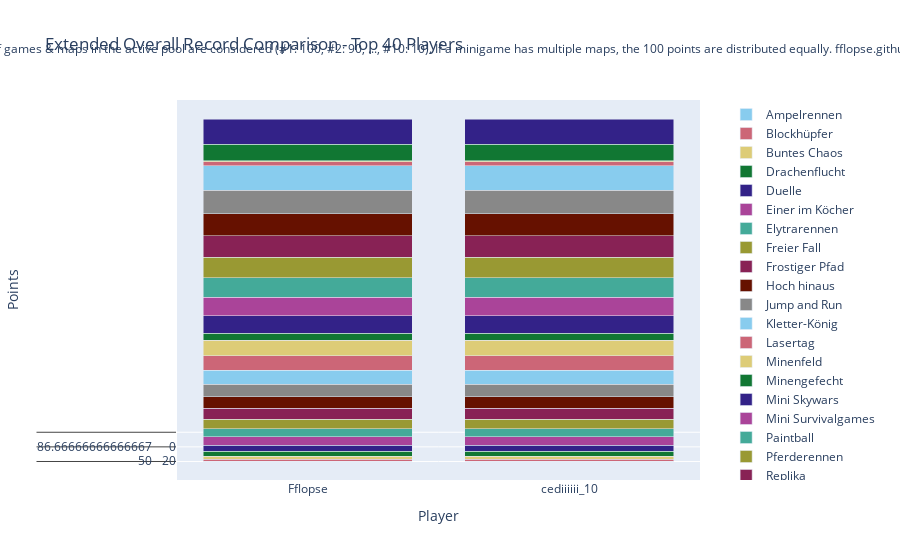

Source (notebook cell):
### Code cell
import plotly.graph_objects as go

# Sum all columns to get the total score
outDf['Total'] = outDf.sum(axis=1)

# Sort by total score and fill N/A values with 0
outDf = outDf.sort_values(by='Total', ascending=False).fillna(0)

# Crop to top 10 players
cropDf = outDf.head(40).copy()

# Drop the 'Total' column for plotting
cropDf = cropDf.drop(columns=['Total'])

# Create a color palette
color_palette = px.colors.qualitative.Safe

# Create the stacked bar plot
fig = go.Figure()

for column in cropDf.columns.difference(['Player']):
    fig.add_trace(go.Bar(
        x=cropDf.index,
        y=cropDf[column],
        name=column,
        marker_color=color_palette[len(fig.data) % len(color_palette)]
    ))

# Update layout
fig.update_layout(
    barmode='stack',
    title='Extended Overall Record Comparison - Top 40 Players',
    xaxis=dict(title='Player'),
    yaxis=dict(title='Points'),
    #height=800,
    #width=1000,
    legend=dict(
        x=1.05,
        y=0.5,
        traceorder='normal',
        font=dict(size=12),
        bgcolor='rgba(255, 255, 255, 0)',
        bordercolor='rgba(0, 0, 0, 0)'
    ),
    margin=dict(r=200),  # Adjust right margin to make room for the legend
    annotations=[
        dict(
            x=0.5,
            y=1.1635,
            xref='paper',
            yref='paper',
            text='Max 100 points per minigame. Records #1 through #10 of games & maps in the active pool are considered (#1: 100, #2: 90, ..., #10: 10). If a minigame has multiple maps, the 100 points are distributed equally. fflopse.github.io/MCP-Records/data-analysis/global-ranking.ipynb',
            showarrow=False,
            font=dict(size=12),
            xanchor='center'
        )
    ]
)

fig.show()

# save the plot as an html file

fig.write_html('out/ext_overall_record_comparison.html')

### Figure 1 — Plotly figure (JSON) as saved in the notebook; plotly's stock layout.template omitted (floating-point values rounded to 4 significant figures)
{"data": [{"marker": {"color": "rgb(136, 204, 238)"}, "name": "Ampelrennen", "type": "bar", "x": ["Fflopse", "cediiiiii_10", "Gobo9", "PedroZockt", "HerrDante", "ReichesBrot", "_n3d", "Ex4cted", "yiiq", "JOW23", "lizsyy", "DarkCobweb", "camman18YT", "2wc", "Ninivee", "yzvm", "Grapfen", "Sey__", "Umgfoin", "KakaMC", "miridis41", "ffawks", "h4nnes", "Gerrygames", "Davinci_Son", "Sower_", "TheFabo", "2B9", "LeWi_100", "zBro", "unausgesprochen", "DieserBear", "Schmaarek", "GeneralEnte06", "lolisamasan", "Lubottus", "M0osebumps", "Freeeedom", "Gummibearchen", "frutigall"], "y": [[50, 50], [20, 20], [50, 50], [75, 75], [30, 30], [10, 10], [25, 25], [45, 45], [0, 0], [0, 0], [15, 15], [0, 0], [0, 0], [0, 0], [0, 0], [0, 0], [0, 0], [40, 40], [0, 0], [0, 0], [25, 25], [0, 0], [0, 0], [0, 0], [0, 0], [0, 0], [0, 0], [0, 0], [0, 0], [0, 0], [35, 35], [0, 0], [0, 0], [0, 0], [0, 0], [0, 0], [0, 0], [0, 0], [0, 0], [0, 0]]}, {"marker": {"color": "rgb(204, 102, 119)"}, "name": "Blockhüpfer", "type": "bar", "x": ["Fflopse", "cediiiiii_10", "Gobo9", "PedroZockt", "HerrDante", "ReichesBrot", "_n3d", "Ex4cted", "yiiq", "JOW23", "lizsyy", "DarkCobweb", "camman18YT", "2wc", "Ninivee", "yzvm", "Grapfen", "Sey__", "Umgfoin", "KakaMC", "miridis41", "ffawks", "h4nnes", "Gerrygames", "Davinci_Son", "Sower_", "TheFabo", "2B9", "LeWi_100", "zBro", "unausgesprochen", "DieserBear", "Schmaarek", "GeneralEnte06", "lolisamasan", "Lubottus", "M0osebumps", "Freeeedom", "Gummibearchen", "frutigall"], "y": [[100, 100], [0, 0], [80, 80], [50, 50], [0, 0], [0, 0], [0, 0], [90, 90], [40, 40], [0, 0], [70, 70], [0, 0], [0, 0], [0, 0], [0, 0], [0, 0], [0, 0], [30, 30], [0, 0], [0, 0], [0, 0], [0, 0], [60, 60], [0, 0], [0, 0], [0, 0], [0, 0], [0, 0], [0, 0], [0, 0], [0, 0], [0, 0], [0, 0], [0, 0], [0, 0], [0, 0], [0, 0], [0, 0], [0, 0], [20, 20]]}, {"marker": {"color": "rgb(221, 204, 119)"}, "name": "Buntes Chaos", "type": "bar", "x": ["Fflopse", "cediiiiii_10", "Gobo9", "PedroZockt", "HerrDante", "ReichesBrot", "_n3d", "Ex4cted", "yiiq", "JOW23", "lizsyy", "DarkCobweb", "camman18YT", "2wc", "Ninivee", "yzvm", "Grapfen", "Sey__", "Umgfoin", "KakaMC", "miridis41", "ffawks", "h4nnes", "Gerrygames", "Davinci_Son", "Sower_", "TheFabo", "2B9", "LeWi_100", "zBro", "unausgesprochen", "DieserBear", "Schmaarek", "GeneralEnte06", "lolisamasan", "Lubottus", "M0osebumps", "Freeeedom", "Gummibearchen", "frutigall"], "y": [[100, 100], [50, 50], [50, 50], [100, 100], [50, 50], [100, 100], [100, 100], [50, 50], [0, 0], [0, 0], [100, 100], [0, 0], [0, 0], [0, 0], [100, 100], [0, 0], [0, 0], [0, 0], [100, 100], [100, 100], [0, 0], [0, 0], [0, 0], [0, 0], [0, 0], [0, 0], [0, 0], [0, 0], [0, 0], [0, 0], [0, 0], [0, 0], [50, 50], [50, 50], [0, 0], [50, 50], [0, 0], [0, 0], [0, 0], [0, 0]]}, {"marker": {"color": "rgb(17, 119, 51)"}, "name": "Drachenflucht", "type": "bar", "x": ["Fflopse", "cediiiiii_10", "Gobo9", "PedroZockt", "HerrDante", "ReichesBrot", "_n3d", "Ex4cted", "yiiq", "JOW23", "lizsyy", "DarkCobweb", "camman18YT", "2wc", "Ninivee", "yzvm", "Grapfen", "Sey__", "Umgfoin", "KakaMC", "miridis41", "ffawks", "h4nnes", "Gerrygames", "Davinci_Son", "Sower_", "TheFabo", "2B9", "LeWi_100", "zBro", "unausgesprochen", "DieserBear", "Schmaarek", "GeneralEnte06", "lolisamasan", "Lubottus", "M0osebumps", "Freeeedom", "Gummibearchen", "frutigall"], "y": [[0, 0], [0, 0], [0, 0], [0, 0], [0, 0], [0, 0], [16, 16], [0, 0], [0, 0], [0, 0], [0, 0], [0, 0], [0, 0], [0, 0], [0, 0], [0, 0], [0, 0], [0, 0], [0, 0], [0, 0], [32, 32], [0, 0], [0, 0], [18, 18], [0, 0], [18, 18], [6, 6], [4, 4], [0, 0], [4, 4], [20, 20], [0, 0], [0, 0], [0, 0], [0, 0], [0, 0], [0, 0], [0, 0], [0, 0], [0, 0]]}, {"marker": {"color": "rgb(51, 34, 136)"}, "name": "Duelle", "type": "bar", "x": ["Fflopse", "cediiiiii_10", "Gobo9", "PedroZockt", "HerrDante", "ReichesBrot", "_n3d", "Ex4cted", "yiiq", "JOW23", "lizsyy", "DarkCobweb", "camman18YT", "2wc", "Ninivee", "yzvm", "Grapfen", "Sey__", "Umgfoin", "KakaMC", "miridis41", "ffawks", "h4nnes", "Gerrygames", "Davinci_Son", "Sower_", "TheFabo", "2B9", "LeWi_100", "zBro", "unausgesprochen", "DieserBear", "Schmaarek", "GeneralEnte06", "lolisamasan", "Lubottus", "M0osebumps", "Freeeedom", "Gummibearchen", "frutigall"], "y": [[20, 20], [70, 70], [0, 0], [0, 0], [0, 0], [0, 0], [20, 20], [0, 0], [20, 20], [20, 20], [0, 0], [70, 70], [0, 0], [70, 70], [0, 0], [70, 70], [0, 0], [20, 20], [0, 0], [0, 0], [80, 80], [0, 0], [0, 0], [0, 0], [0, 0], [0, 0], [0, 0], [90, 90], [0, 0], [0, 0], [0, 0], [0, 0], [0, 0], [0, 0], [0, 0], [0, 0], [0, 0], [0, 0], [0, 0], [0, 0]]}, {"marker": {"color": "rgb(170, 68, 153)"}, "name": "Einer im Köcher", "type": "bar", "x": ["Fflopse", "cediiiiii_10", "Gobo9", "PedroZockt", "HerrDante", "ReichesBrot", "_n3d", "Ex4cted", "yiiq", "JOW23", "lizsyy", "DarkCobweb", "camman18YT", "2wc", "Ninivee", "yzvm", "Grapfen", "Sey__", "Umgfoin", "KakaMC", "miridis41", "ffawks", "h4nnes", "Gerrygames", "Davinci_Son", "Sower_", "TheFabo", "2B9", "LeWi_100", "zBro", "unausgesprochen", "DieserBear", "Schmaarek", "GeneralEnte06", "lolisamasan", "Lubottus", "M0osebumps", "Freeeedom", "Gummibearchen", "frutigall"], "y": [[90, 90], [50, 50], [36.67, 36.67], [0, 0], [90, 90], [0, 0], [16.67, 16.67], [0, 0], [10, 10], [26.67, 26.67], [0, 0], [0, 0], [0, 0], [0, 0], [0, 0], [0, 0], [10, 10], [0, 0], [0, 0], [0, 0], [0, 0], [0, 0], [60, 60], [0, 0], [0, 0], [0, 0], [16.67, 16.67], [0, 0], [0, 0], [13.33, 13.33], [0, 0], [36.67, 36.67], [0, 0], [0, 0], [13.33, 13.33], [0, 0], [26.67, 26.67], [0, 0], [10, 10], [0, 0]]}, {"marker": {"color": "rgb(68, 170, 153)"}, "name": "Elytrarennen", "type": "bar", "x": ["Fflopse", "cediiiiii_10", "Gobo9", "PedroZockt", "HerrDante", "ReichesBrot", "_n3d", "Ex4cted", "yiiq", "JOW23", "lizsyy", "DarkCobweb", "camman18YT", "2wc", "Ninivee", "yzvm", "Grapfen", "Sey__", "Umgfoin", "KakaMC", "miridis41", "ffawks", "h4nnes", "Gerrygames", "Davinci_Son", "Sower_", "TheFabo", "2B9", "LeWi_100", "zBro", "unausgesprochen", "DieserBear", "Schmaarek", "GeneralEnte06", "lolisamasan", "Lubottus", "M0osebumps", "Freeeedom", "Gummibearchen", "frutigall"], "y": [[90, 90], [0, 0], [6.667, 6.667], [50, 50], [0, 0], [90, 90], [76.67, 76.67], [0, 0], [0, 0], [0, 0], [0, 0], [0, 0], [26.67, 26.67], [0, 0], [0, 0], [0, 0], [0, 0], [0, 0], [0, 0], [0, 0], [0, 0], [43.33, 43.33], [0, 0], [0, 0], [0, 0], [0, 0], [0, 0], [0, 0], [0, 0], [0, 0], [0, 0], [0, 0], [0, 0], [0, 0], [0, 0], [0, 0], [0, 0], [40, 40], [0, 0], [0, 0]]}, {"marker": {"color": "rgb(153, 153, 51)"}, "name": "Freier Fall", "type": "bar", "x": ["Fflopse", "cediiiiii_10", "Gobo9", "PedroZockt", "HerrDante", "ReichesBrot", "_n3d", "Ex4cted", "yiiq", "JOW23", "lizsyy", "DarkCobweb", "camman18YT", "2wc", "Ninivee", "yzvm", "Grapfen", "Sey__", "Umgfoin", "KakaMC", "miridis41", "ffawks", "h4nnes", "Gerrygames", "Davinci_Son", "Sower_", "TheFabo", "2B9", "LeWi_100", "zBro", "unausgesprochen", "DieserBear", "Schmaarek", "GeneralEnte06", "lolisamasan", "Lubottus", "M0osebumps", "Freeeedom", "Gummibearchen", "frutigall"], "y": [[45, 45], [52.5, 52.5], [42.5, 42.5], [25, 25], [62.5, 62.5], [22.5, 22.5], [20, 20], [25, 25], [0, 0], [0, 0], [0, 0], [0, 0], [0, 0], [42.5, 42.5], [17.5, 17.5], [0, 0], [0, 0], [12.5, 12.5], [15, 15], [0, 0], [0, 0], [0, 0], [0, 0], [25, 25], [7.5, 7.5], [20, 20], [20, 20], [0, 0], [0, 0], [10, 10], [22.5, 22.5], [12.5, 12.5], [0, 0], [0, 0], [0, 0], [0, 0], [0, 0], [0, 0], [0, 0], [0, 0]]}, {"marker": {"color": "rgb(136, 34, 85)"}, "name": "Frostiger Pfad", "type": "bar", "x": ["Fflopse", "cediiiiii_10", "Gobo9", "PedroZockt", "HerrDante", "ReichesBrot", "_n3d", "Ex4cted", "yiiq", "JOW23", "lizsyy", "DarkCobweb", "camman18YT", "2wc", "Ninivee", "yzvm", "Grapfen", "Sey__", "Umgfoin", "KakaMC", "miridis41", "ffawks", "h4nnes", "Gerrygames", "Davinci_Son", "Sower_", "TheFabo", "2B9", "LeWi_100", "zBro", "unausgesprochen", "DieserBear", "Schmaarek", "GeneralEnte06", "lolisamasan", "Lubottus", "M0osebumps", "Freeeedom", "Gummibearchen", "frutigall"], "y": [[70, 70], [0, 0], [0, 0], [20, 20], [0, 0], [100, 100], [60, 60], [0, 0], [0, 0], [0, 0], [0, 0], [0, 0], [0, 0], [0, 0], [90, 90], [0, 0], [0, 0], [0, 0], [0, 0], [0, 0], [0, 0], [0, 0], [0, 0], [0, 0], [0, 0], [0, 0], [0, 0], [0, 0], [0, 0], [0, 0], [0, 0], [0, 0], [0, 0], [0, 0], [0, 0], [0, 0], [0, 0], [30, 30], [0, 0], [0, 0]]}, {"marker": {"color": "rgb(102, 17, 0)"}, "name": "Hoch hinaus", "type": "bar", "x": ["Fflopse", "cediiiiii_10", "Gobo9", "PedroZockt", "HerrDante", "ReichesBrot", "_n3d", "Ex4cted", "yiiq", "JOW23", "lizsyy", "DarkCobweb", "camman18YT", "2wc", "Ninivee", "yzvm", "Grapfen", "Sey__", "Umgfoin", "KakaMC", "miridis41", "ffawks", "h4nnes", "Gerrygames", "Davinci_Son", "Sower_", "TheFabo", "2B9", "LeWi_100", "zBro", "unausgesprochen", "DieserBear", "Schmaarek", "GeneralEnte06", "lolisamasan", "Lubottus", "M0osebumps", "Freeeedom", "Gummibearchen", "frutigall"], "y": [[80, 80], [30, 30], [70, 70], [90, 90], [0, 0], [0, 0], [0, 0], [50, 50], [0, 0], [0, 0], [0, 0], [0, 0], [0, 0], [0, 0], [0, 0], [0, 0], [0, 0], [40, 40], [20, 20], [0, 0], [0, 0], [0, 0], [0, 0], [0, 0], [0, 0], [0, 0], [0, 0], [0, 0], [0, 0], [0, 0], [0, 0], [0, 0], [0, 0], [0, 0], [0, 0], [0, 0], [0, 0], [0, 0], [0, 0], [0, 0]]}, {"marker": {"color": "rgb(136, 136, 136)"}, "name": "Jump and Run", "type": "bar", "x": ["Fflopse", "cediiiiii_10", "Gobo9", "PedroZockt", "HerrDante", "ReichesBrot", "_n3d", "Ex4cted", "yiiq", "JOW23", "lizsyy", "DarkCobweb", "camman18YT", "2wc", "Ninivee", "yzvm", "Grapfen", "Sey__", "Umgfoin", "KakaMC", "miridis41", "ffawks", "h4nnes", "Gerrygames", "Davinci_Son", "Sower_", "TheFabo", "2B9", "LeWi_100", "zBro", "unausgesprochen", "DieserBear", "Schmaarek", "GeneralEnte06", "lolisamasan", "Lubottus", "M0osebumps", "Freeeedom", "Gummibearchen", "frutigall"], "y": [[56.67, 56.67], [23.33, 23.33], [96.67, 96.67], [20, 20], [36.67, 36.67], [86.67, 86.67], [0, 0], [6.667, 6.667], [13.33, 13.33], [10, 10], [16.67, 16.67], [0, 0], [36.67, 36.67], [16.67, 16.67], [0, 0], [0, 0], [0, 0], [20, 20], [0, 0], [13.33, 13.33], [0, 0], [0, 0], [0, 0], [0, 0], [0, 0], [0, 0], [0, 0], [0, 0], [46.67, 46.67], [0, 0], [0, 0], [0, 0], [0, 0], [0, 0], [0, 0], [6.667, 6.667], [0, 0], [0, 0], [0, 0], [0, 0]]}, {"marker": {"color": "rgb(136, 204, 238)"}, "name": "Kletter-König", "type": "bar", "x": ["Fflopse", "cediiiiii_10", "Gobo9", "PedroZockt", "HerrDante", "ReichesBrot", "_n3d", "Ex4cted", "yiiq", "JOW23", "lizsyy", "DarkCobweb", "camman18YT", "2wc", "Ninivee", "yzvm", "Grapfen", "Sey__", "Umgfoin", "KakaMC", "miridis41", "ffawks", "h4nnes", "Gerrygames", "Davinci_Son", "Sower_", "TheFabo", "2B9", "LeWi_100", "zBro", "unausgesprochen", "DieserBear", "Schmaarek", "GeneralEnte06", "lolisamasan", "Lubottus", "M0osebumps", "Freeeedom", "Gummibearchen", "frutigall"], "y": [[95, 95], [0, 0], [30, 30], [25, 25], [25, 25], [50, 50], [0, 0], [0, 0], [40, 40], [0, 0], [0, 0], [0, 0], [50, 50], [0, 0], [0, 0], [25, 25], [0, 0], [0, 0], [0, 0], [0, 0], [0, 0], [20, 20], [0, 0], [0, 0], [0, 0], [0, 0], [0, 0], [0, 0], [40, 40], [0, 0], [0, 0], [0, 0], [0, 0], [0, 0], [0, 0], [55, 55], [0, 0], [0, 0], [0, 0], [0, 0]]}, {"marker": {"color": "rgb(204, 102, 119)"}, "name": "Lasertag", "type": "bar", "x": ["Fflopse", "cediiiiii_10", "Gobo9", "PedroZockt", "HerrDante", "ReichesBrot", "_n3d", "Ex4cted", "yiiq", "JOW23", "lizsyy", "DarkCobweb", "camman18YT", "2wc", "Ninivee", "yzvm", "Grapfen", "Sey__", "Umgfoin", "KakaMC", "miridis41", "ffawks", "h4nnes", "Gerrygames", "Davinci_Son", "Sower_", "TheFabo", "2B9", "LeWi_100", "zBro", "unausgesprochen", "DieserBear", "Schmaarek", "GeneralEnte06", "lolisamasan", "Lubottus", "M0osebumps", "Freeeedom", "Gummibearchen", "frutigall"], "y": [[86.67, 86.67], [0, 0], [13.33, 13.33], [36.67, 36.67], [86.67, 86.67], [0, 0], [0, 0], [30, 30], [0, 0], [53.33, 53.33], [0, 0], [0, 0], [0, 0], [23.33, 23.33], [0, 0], [0, 0], [16.67, 16.67], [0, 0], [0, 0], [0, 0], [0, 0], [26.67, 26.67], [20, 20], [0, 0], [13.33, 13.33], [0, 0], [46.67, 46.67], [0, 0], [0, 0], [10, 10], [36.67, 36.67], [0, 0], [0, 0], [0, 0], [23.33, 23.33], [0, 0], [0, 0], [0, 0], [0, 0], [16.67, 16.67]]}, {"marker": {"color": "rgb(221, 204, 119)"}, "name": "Minenfeld", "type": "bar", "x": ["Fflopse", "cediiiiii_10", "Gobo9", "PedroZockt", "HerrDante", "ReichesBrot", "_n3d", "Ex4cted", "yiiq", "JOW23", "lizsyy", "DarkCobweb", "camman18YT", "2wc", "Ninivee", "yzvm", "Grapfen", "Sey__", "Umgfoin", "KakaMC", "miridis41", "ffawks", "h4nnes", "Gerrygames", "Davinci_Son", "Sower_", "TheFabo", "2B9", "LeWi_100", "zBro", "unausgesprochen", "DieserBear", "Schmaarek", "GeneralEnte06", "lolisamasan", "Lubottus", "M0osebumps", "Freeeedom", "Gummibearchen", "frutigall"], "y": [[33.33, 33.33], [16.67, 16.67], [0, 0], [6.667, 6.667], [46.67, 46.67], [30, 30], [13.33, 13.33], [10, 10], [0, 0], [13.33, 13.33], [0, 0], [0, 0], [0, 0], [10, 10], [26.67, 26.67], [0, 0], [0, 0], [40, 40], [0, 0], [0, 0], [0, 0], [0, 0], [0, 0], [0, 0], [6.667, 6.667], [0, 0], [0, 0], [23.33, 23.33], [26.67, 26.67], [60, 60], [0, 0], [0, 0], [0, 0], [0, 0], [0, 0], [0, 0], [0, 0], [0, 0], [0, 0], [6.667, 6.667]]}, {"marker": {"color": "rgb(17, 119, 51)"}, "name": "Minengefecht", "type": "bar", "x": ["Fflopse", "cediiiiii_10", "Gobo9", "PedroZockt", "HerrDante", "ReichesBrot", "_n3d", "Ex4cted", "yiiq", "JOW23", "lizsyy", "DarkCobweb", "camman18YT", "2wc", "Ninivee", "yzvm", "Grapfen", "Sey__", "Umgfoin", "KakaMC", "miridis41", "ffawks", "h4nnes", "Gerrygames", "Davinci_Son", "Sower_", "TheFabo", "2B9", "LeWi_100", "zBro", "unausgesprochen", "DieserBear", "Schmaarek", "GeneralEnte06", "lolisamasan", "Lubottus", "M0osebumps", "Freeeedom", "Gummibearchen", "frutigall"], "y": [[20, 20], [100, 100], [16.67, 16.67], [0, 0], [16.67, 16.67], [20, 20], [33.33, 33.33], [0, 0], [66.67, 66.67], [26.67, 26.67], [0, 0], [83.33, 83.33], [0, 0], [30, 30], [0, 0], [50, 50], [20, 20], [0, 0], [0, 0], [0, 0], [0, 0], [16.67, 16.67], [0, 0], [0, 0], [30, 30], [0, 0], [0, 0], [0, 0], [0, 0], [0, 0], [0, 0], [0, 0], [26.67, 26.67], [16.67, 16.67], [0, 0], [0, 0], [0, 0], [16.67, 16.67], [16.67, 16.67], [0, 0]]}, {"marker": {"color": "rgb(51, 34, 136)"}, "name": "Mini Skywars", "type": "bar", "x": ["Fflopse", "cediiiiii_10", "Gobo9", "PedroZockt", "HerrDante", "ReichesBrot", "_n3d", "Ex4cted", "yiiq", "JOW23", "lizsyy", "DarkCobweb", "camman18YT", "2wc", "Ninivee", "yzvm", "Grapfen", "Sey__", "Umgfoin", "KakaMC", "miridis41", "ffawks", "h4nnes", "Gerrygames", "Davinci_Son", "Sower_", "TheFabo", "2B9", "LeWi_100", "zBro", "unausgesprochen", "DieserBear", "Schmaarek", "GeneralEnte06", "lolisamasan", "Lubottus", "M0osebumps", "Freeeedom", "Gummibearchen", "frutigall"], "y": [[25, 25], [45, 45], [38.33, 38.33], [11.67, 11.67], [0, 0], [0, 0], [26.67, 26.67], [11.67, 11.67], [15, 15], [20, 20], [3.333, 3.333], [31.67, 31.67], [15, 15], [31.67, 31.67], [11.67, 11.67], [0, 0], [28.33, 28.33], [0, 0], [3.333, 3.333], [16.67, 16.67], [0, 0], [0, 0], [3.333, 3.333], [10, 10], [0, 0], [0, 0], [0, 0], [3.333, 3.333], [0, 0], [13.33, 13.33], [13.33, 13.33], [0, 0], [11.67, 11.67], [0, 0], [11.67, 11.67], [0, 0], [20, 20], [21.67, 21.67], [8.333, 8.333], [0, 0]]}, {"marker": {"color": "rgb(170, 68, 153)"}, "name": "Mini Survivalgames", "type": "bar", "x": ["Fflopse", "cediiiiii_10", "Gobo9", "PedroZockt", "HerrDante", "ReichesBrot", "_n3d", "Ex4cted", "yiiq", "JOW23", "lizsyy", "DarkCobweb", "camman18YT", "2wc", "Ninivee", "yzvm", "Grapfen", "Sey__", "Umgfoin", "KakaMC", "miridis41", "ffawks", "h4nnes", "Gerrygames", "Davinci_Son", "Sower_", "TheFabo", "2B9", "LeWi_100", "zBro", "unausgesprochen", "DieserBear", "Schmaarek", "GeneralEnte06", "lolisamasan", "Lubottus", "M0osebumps", "Freeeedom", "Gummibearchen", "frutigall"], "y": [[10, 10], [43.33, 43.33], [63.33, 63.33], [0, 0], [16.67, 16.67], [33.33, 33.33], [0, 0], [0, 0], [0, 0], [0, 0], [0, 0], [26.67, 26.67], [90, 90], [26.67, 26.67], [46.67, 46.67], [0, 0], [26.67, 26.67], [0, 0], [10, 10], [0, 0], [40, 40], [0, 0], [10, 10], [0, 0], [26.67, 26.67], [0, 0], [0, 0], [33.33, 33.33], [0, 0], [16.67, 16.67], [0, 0], [16.67, 16.67], [10, 10], [30, 30], [0, 0], [0, 0], [0, 0], [0, 0], [0, 0], [0, 0]]}, {"marker": {"color": "rgb(68, 170, 153)"}, "name": "Paintball", "type": "bar", "x": ["Fflopse", "cediiiiii_10", "Gobo9", "PedroZockt", "HerrDante", "ReichesBrot", "_n3d", "Ex4cted", "yiiq", "JOW23", "lizsyy", "DarkCobweb", "camman18YT", "2wc", "Ninivee", "yzvm", "Grapfen", "Sey__", "Umgfoin", "KakaMC", "miridis41", "ffawks", "h4nnes", "Gerrygames", "Davinci_Son", "Sower_", "TheFabo", "2B9", "LeWi_100", "zBro", "unausgesprochen", "DieserBear", "Schmaarek", "GeneralEnte06", "lolisamasan", "Lubottus", "M0osebumps", "Freeeedom", "Gummibearchen", "frutigall"], "y": [[76.67, 76.67], [10, 10], [0, 0], [60, 60], [53.33, 53.33], [30, 30], [20, 20], [0, 0], [33.33, 33.33], [0, 0], [0, 0], [20, 20], [0, 0], [33.33, 33.33], [0, 0], [26.67, 26.67], [33.33, 33.33], [0, 0], [0, 0], [0, 0], [26.67, 26.67], [0, 0], [36.67, 36.67], [0, 0], [0, 0], [0, 0], [0, 0], [0, 0], [0, 0], [0, 0], [0, 0], [0, 0], [0, 0], [0, 0], [20, 20], [0, 0], [0, 0], [0, 0], [33.33, 33.33], [0, 0]]}, {"marker": {"color": "rgb(153, 153, 51)"}, "name": "Pferderennen", "type": "bar", "x": ["Fflopse", "cediiiiii_10", "Gobo9", "PedroZockt", "HerrDante", "ReichesBrot", "_n3d", "Ex4cted", "yiiq", "JOW23", "lizsyy", "DarkCobweb", "camman18YT", "2wc", "Ninivee", "yzvm", "Grapfen", "Sey__", "Umgfoin", "KakaMC", "miridis41", "ffawks", "h4nnes", "Gerrygames", "Davinci_Son", "Sower_", "TheFabo", "2B9", "LeWi_100", "zBro", "unausgesprochen", "DieserBear", "Schmaarek", "GeneralEnte06", "lolisamasan", "Lubottus", "M0osebumps", "Freeeedom", "Gummibearchen", "frutigall"], "y": [[91.67, 91.67], [75, 75], [65, 65], [45, 45], [6.667, 6.667], [10, 10], [3.333, 3.333], [0, 0], [46.67, 46.67], [0, 0], [35, 35], [0, 0], [0, 0], [0, 0], [0, 0], [13.33, 13.33], [0, 0], [3.333, 3.333], [8.333, 8.333], [0, 0], [0, 0], [50, 50], [0, 0], [0, 0], [0, 0], [0, 0], [0, 0], [0, 0], [20, 20], [0, 0], [0, 0], [0, 0], [23.33, 23.33], [21.67, 21.67], [0, 0], [0, 0], [0, 0], [16.67, 16.67], [0, 0], [0, 0]]}, {"marker": {"color": "rgb(136, 34, 85)"}, "name": "Replika", "type": "bar", "x": ["Fflopse", "cediiiiii_10", "Gobo9", "PedroZockt", "HerrDante", "ReichesBrot", "_n3d", "Ex4cted", "yiiq", "JOW23", "lizsyy", "DarkCobweb", "camman18YT", "2wc", "Ninivee", "yzvm", "Grapfen", "Sey__", "Umgfoin", "KakaMC", "miridis41", "ffawks", "h4nnes", "Gerrygames", "Davinci_Son", "Sower_", "TheFabo", "2B9", "LeWi_100", "zBro", "unausgesprochen", "DieserBear", "Schmaarek", "GeneralEnte06", "lolisamasan", "Lubottus", "M0osebumps", "Freeeedom", "Gummibearchen", "frutigall"], "y": [[56.41, 56.41], [54.95, 54.95], [90.87, 90.87], [60.97, 60.97], [10.87, 10.87], [7.67, 7.67], [7.67, 7.67], [48.45, 48.45], [30.19, 30.19], [5.631, 5.631], [22.33, 22.33], [4.951, 4.951], [8.058, 8.058], [7.67, 7.67], [2.913, 2.913], [3.107, 3.107], [4.854, 4.854], [3.107, 3.107], [2.913, 2.913], [36.8, 36.8], [4.078, 4.078], [15.83, 15.83], [2.913, 2.913], [16.7, 16.7], [5.34, 5.34], [5.049, 5.049], [16.89, 16.89], [5.049, 5.049], [3.107, 3.107], [3.689, 3.689], [4.272, 4.272], [10.1, 10.1], [2.913, 2.913], [3.301, 3.301], [3.107, 3.107], [6.214, 6.214], [8.544, 8.544], [3.107, 3.107], [4.854, 4.854], [2.913, 2.913]]}, {"marker": {"color": "rgb(102, 17, 0)"}, "name": "Sammelwahn", "type": "bar", "x": ["Fflopse", "cediiiiii_10", "Gobo9", "PedroZockt", "HerrDante", "ReichesBrot", "_n3d", "Ex4cted", "yiiq", "JOW23", "lizsyy", "DarkCobweb", "camman18YT", "2wc", "Ninivee", "yzvm", "Grapfen", "Sey__", "Umgfoin", "KakaMC", "miridis41", "ffawks", "h4nnes", "Gerrygames", "Davinci_Son", "Sower_", "TheFabo", "2B9", "LeWi_100", "zBro", "unausgesprochen", "DieserBear", "Schmaarek", "GeneralEnte06", "lolisamasan", "Lubottus", "M0osebumps", "Freeeedom", "Gummibearchen", "frutigall"], "y": [[20.5, 20.5], [35.5, 35.5], [28.25, 28.25], [16.75, 16.75], [10.25, 10.25], [3.5, 3.5], [4.5, 4.5], [17, 17], [0, 0], [4.25, 4.25], [5, 5], [6.75, 6.75], [6, 6], [0, 0], [2.25, 2.25], [4.75, 4.75], [16, 16], [8.5, 8.5], [5, 5], [10.75, 10.75], [7, 7], [2.75, 2.75], [4.75, 4.75], [31.5, 31.5], [3.25, 3.25], [21.75, 21.75], [17.5, 17.5], [2.5, 2.5], [0, 0], [3.5, 3.5], [3.25, 3.25], [20.75, 20.75], [10, 10], [10.5, 10.5], [1, 1], [10.25, 10.25], [3.5, 3.5], [0, 0], [0, 0], [0.5, 0.5]]}, {"marker": {"color": "rgb(136, 136, 136)"}, "name": "Schießstand", "type": "bar", "x": ["Fflopse", "cediiiiii_10", "Gobo9", "PedroZockt", "HerrDante", "ReichesBrot", "_n3d", "Ex4cted", "yiiq", "JOW23", "lizsyy", "DarkCobweb", "camman18YT", "2wc", "Ninivee", "yzvm", "Grapfen", "Sey__", "Umgfoin", "KakaMC", "miridis41", "ffawks", "h4nnes", "Gerrygames", "Davinci_Son", "Sower_", "TheFabo", "2B9", "LeWi_100", "zBro", "unausgesprochen", "DieserBear", "Schmaarek", "GeneralEnte06", "lolisamasan", "Lubottus", "M0osebumps", "Freeeedom", "Gummibearchen", "frutigall"], "y": [[67.5, 67.5], [32.5, 32.5], [25, 25], [0, 0], [55, 55], [0, 0], [20, 20], [67.5, 67.5], [0, 0], [12.5, 12.5], [32.5, 32.5], [0, 0], [0, 0], [0, 0], [0, 0], [0, 0], [0, 0], [0, 0], [0, 0], [0, 0], [0, 0], [27.5, 27.5], [7.5, 7.5], [0, 0], [22.5, 22.5], [0, 0], [0, 0], [0, 0], [0, 0], [0, 0], [22.5, 22.5], [22.5, 22.5], [0, 0], [0, 0], [0, 0], [0, 0], [0, 0], [0, 0], [0, 0], [0, 0]]}, {"marker": {"color": "rgb(136, 204, 238)"}, "name": "Spleef", "type": "bar", "x": ["Fflopse", "cediiiiii_10", "Gobo9", "PedroZockt", "HerrDante", "ReichesBrot", "_n3d", "Ex4cted", "yiiq", "JOW23", "lizsyy", "DarkCobweb", "camman18YT", "2wc", "Ninivee", "yzvm", "Grapfen", "Sey__", "Umgfoin", "KakaMC", "miridis41", "ffawks", "h4nnes", "Gerrygames", "Davinci_Son", "Sower_", "TheFabo", "2B9", "LeWi_100", "zBro", "unausgesprochen", "DieserBear", "Schmaarek", "GeneralEnte06", "lolisamasan", "Lubottus", "M0osebumps", "Freeeedom", "Gummibearchen", "frutigall"], "y": [[75, 75], [90, 90], [75, 75], [50, 50], [30, 30], [0, 0], [45, 45], [30, 30], [30, 30], [45, 45], [45, 45], [30, 30], [0, 0], [0, 0], [0, 0], [0, 0], [30, 30], [0, 0], [80, 80], [0, 0], [0, 0], [0, 0], [0, 0], [0, 0], [45, 45], [0, 0], [0, 0], [0, 0], [0, 0], [0, 0], [0, 0], [30, 30], [0, 0], [0, 0], [0, 0], [0, 0], [30, 30], [0, 0], [0, 0], [75, 75]]}, {"marker": {"color": "rgb(204, 102, 119)"}, "name": "Todeswürfel", "type": "bar", "x": ["Fflopse", "cediiiiii_10", "Gobo9", "PedroZockt", "HerrDante", "ReichesBrot", "_n3d", "Ex4cted", "yiiq", "JOW23", "lizsyy", "DarkCobweb", "camman18YT", "2wc", "Ninivee", "yzvm", "Grapfen", "Sey__", "Umgfoin", "KakaMC", "miridis41", "ffawks", "h4nnes", "Gerrygames", "Davinci_Son", "Sower_", "TheFabo", "2B9", "LeWi_100", "zBro", "unausgesprochen", "DieserBear", "Schmaarek", "GeneralEnte06", "lolisamasan", "Lubottus", "M0osebumps", "Freeeedom", "Gummibearchen", "frutigall"], "y": [[0, 0], [20, 20], [0, 0], [60, 60], [90, 90], [0, 0], [0, 0], [0, 0], [0, 0], [0, 0], [0, 0], [0, 0], [50, 50], [0, 0], [0, 0], [0, 0], [0, 0], [0, 0], [0, 0], [40, 40], [0, 0], [0, 0], [0, 0], [80, 80], [0, 0], [100, 100], [0, 0], [0, 0], [0, 0], [0, 0], [0, 0], [0, 0], [0, 0], [0, 0], [70, 70], [0, 0], [30, 30], [0, 0], [0, 0], [0, 0]]}, {"marker": {"color": "rgb(221, 204, 119)"}, "name": "Waffenfolge", "type": "bar", "x": ["Fflopse", "cediiiiii_10", "Gobo9", "PedroZockt", "HerrDante", "ReichesBrot", "_n3d", "Ex4cted", "yiiq", "JOW23", "lizsyy", "DarkCobweb", "camman18YT", "2wc", "Ninivee", "yzvm", "Grapfen", "Sey__", "Umgfoin", "KakaMC", "miridis41", "ffawks", "h4nnes", "Gerrygames", "Davinci_Son", "Sower_", "TheFabo", "2B9", "LeWi_100", "zBro", "unausgesprochen", "DieserBear", "Schmaarek", "GeneralEnte06", "lolisamasan", "Lubottus", "M0osebumps", "Freeeedom", "Gummibearchen", "frutigall"], "y": [[50, 50], [80, 80], [0, 0], [70, 70], [0, 0], [0, 0], [0, 0], [0, 0], [0, 0], [100, 100], [0, 0], [0, 0], [0, 0], [0, 0], [0, 0], [90, 90], [60, 60], [20, 20], [0, 0], [0, 0], [0, 0], [0, 0], [0, 0], [0, 0], [0, 0], [0, 0], [40, 40], [0, 0], [0, 0], [0, 0], [0, 0], [0, 0], [0, 0], [0, 0], [0, 0], [0, 0], [0, 0], [0, 0], [0, 0], [0, 0]]}, {"marker": {"color": "rgb(17, 119, 51)"}, "name": "Walls", "type": "bar", "x": ["Fflopse", "cediiiiii_10", "Gobo9", "PedroZockt", "HerrDante", "ReichesBrot", "_n3d", "Ex4cted", "yiiq", "JOW23", "lizsyy", "DarkCobweb", "camman18YT", "2wc", "Ninivee", "yzvm", "Grapfen", "Sey__", "Umgfoin", "KakaMC", "miridis41", "ffawks", "h4nnes", "Gerrygames", "Davinci_Son", "Sower_", "TheFabo", "2B9", "LeWi_100", "zBro", "unausgesprochen", "DieserBear", "Schmaarek", "GeneralEnte06", "lolisamasan", "Lubottus", "M0osebumps", "Freeeedom", "Gummibearchen", "frutigall"], "y": [[25, 25], [70, 70], [35, 35], [45, 45], [0, 0], [0, 0], [0, 0], [0, 0], [22.5, 22.5], [25, 25], [0, 0], [50, 50], [40, 40], [15, 15], [15, 15], [12.5, 12.5], [32.5, 32.5], [0, 0], [0, 0], [25, 25], [15, 15], [0, 0], [0, 0], [0, 0], [12.5, 12.5], [0, 0], [0, 0], [0, 0], [0, 0], [25, 25], [0, 0], [0, 0], [0, 0], [0, 0], [0, 0], [7.5, 7.5], [0, 0], [0, 0], [20, 20], [0, 0]]}, {"marker": {"color": "rgb(51, 34, 136)"}, "name": "Wettrennen", "type": "bar", "x": ["Fflopse", "cediiiiii_10", "Gobo9", "PedroZockt", "HerrDante", "ReichesBrot", "_n3d", "Ex4cted", "yiiq", "JOW23", "lizsyy", "DarkCobweb", "camman18YT", "2wc", "Ninivee", "yzvm", "Grapfen", "Sey__", "Umgfoin", "KakaMC", "miridis41", "ffawks", "h4nnes", "Gerrygames", "Davinci_Son", "Sower_", "TheFabo", "2B9", "LeWi_100", "zBro", "unausgesprochen", "DieserBear", "Schmaarek", "GeneralEnte06", "lolisamasan", "Lubottus", "M0osebumps", "Freeeedom", "Gummibearchen", "frutigall"], "y": [[82, 82], [48, 48], [72, 72], [14, 14], [20, 20], [40, 40], [4, 4], [0, 0], [42, 42], [0, 0], [14, 14], [0, 0], [0, 0], [8, 8], [0, 0], [14, 14], [0, 0], [8, 8], [0, 0], [0, 0], [0, 0], [12, 12], [0, 0], [20, 20], [0, 0], [0, 0], [0, 0], [0, 0], [24, 24], [0, 0], [0, 0], [0, 0], [14, 14], [12, 12], [0, 0], [4, 4], [16, 16], [0, 0], [32, 32], [0, 0]]}], "layout": {"annotations": [{"font": {"size": 12}, "showarrow": false, "text": "Max 100 points per minigame. Records #1 through #10 of games & maps in the active pool are considered (#1: 100, #2: 90, ..., #10: 10). If a minigame has multiple maps, the 100 points are distributed equally. fflopse.github.io/MCP-Records/data-analysis/global-ranking.ipynb", "x": 0.5, "xanchor": "center", "xref": "paper", "y": 1.163, "yref": "paper"}], "barmode": "stack", "legend": {"bgcolor": "rgba(255, 255, 255, 0)", "bordercolor": "rgba(0, 0, 0, 0)", "font": {"size": 12}, "traceorder": "normal", "x": 1.05, "y": 0.5}, "margin": {"r": 200}, "title": {"text": "Extended Overall Record Comparison - Top 40 Players"}, "xaxis": {"title": {"text": "Player"}}, "yaxis": {"title": {"text": "Points"}}}}
